Frame 1 (no input): blank canvas, image omitted
Frame 60 (the mouse pressed at the canvas centre just before this capture): blank canvas, image omitted
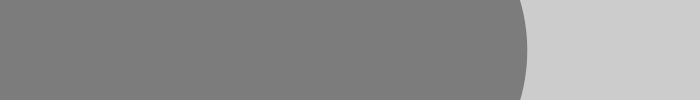
Frame 120 (the mouse held since frame 60 and released just before this capture)

The Processing sketch whose frames 1 and 60 were blank and that drew this single picture after the mouse press (run headless with seeded random() and noise(); from frame 60 on, the mouse is pressed at the canvas centre):

// Processing sketch: Drawing_03
// ── Drawing_03.pde
void setup(){
  
  size(700, 100);
  stroke(0, 100);

}

void draw(){
  
  if(mousePressed == true){
    float weight = dist(mouseX, mouseY, pmouseX, pmouseY);
    strokeWeight(weight);
    line(mouseX, mouseY, pmouseX, pmouseY);
  }
  
}
